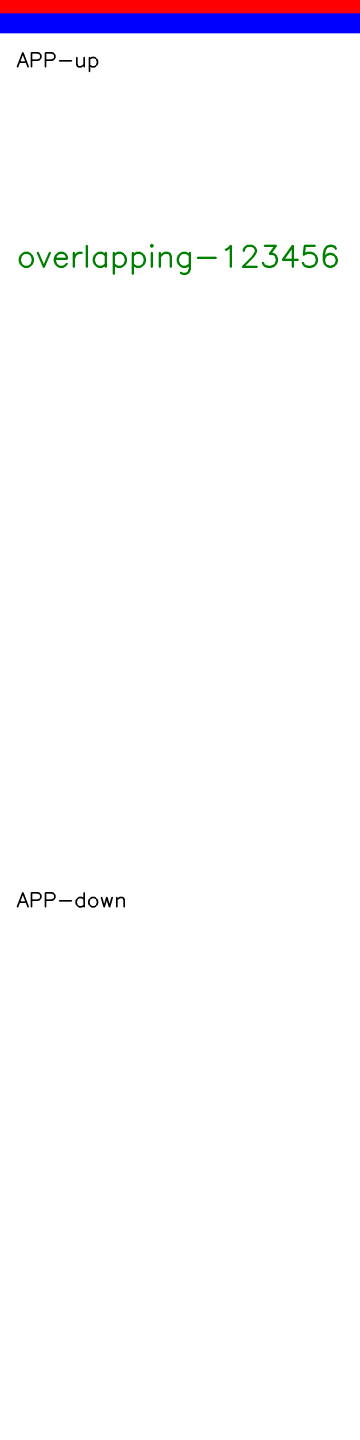
#> input picture ut/merged_img.png, 1080 x 4320 px (shown at 1/3 size)
$ python -i image_contour_processor.py   (imports and definitions only)
#> lines starting #> are read from the running program, lines starting #| are printed output that depends on the picture; after the words box and inside, x2 and y2 are one past the last pixel; in counts of white or black regions, pixels touching at a corner belong together
#> further down, picture is the input picture: shape (4320, 1080, 3); mean B, G, R 251.4, 248.3, 250.2
"""
图像轮廓处理器

该类整合了图像边缘检测、轮廓提取和矩形分组功能。

设计考虑:
1. 边缘检测方法选择:
   - Otsu二值化: 适用于背景与前景对比明显的图像，自动计算阈值
   - Canny边缘检测: 适用于需要检测精细边缘的场景，对噪声更敏感

2. 轮廓检索模式选择:
   - RETR_EXTERNAL: 只检索最外层轮廓，忽略内部孔洞，适用于需要检测独立物体的场景
   - RETR_LIST: 检索所有轮廓，不建立层次关系，适用于需要获取所有轮廓的场景
"""

import cv2
import numpy
import os
import pandas as pd


class ImageContourProcessor:
    """
    图像轮廓处理器

    用于从图像中提取轮廓并进行分组处理。

    示例:
        processor = ImageContourProcessor(image)
        rects = processor.get_rect_by_group(gap=10, max_width=200, max_height=200)
    """

    def __init__(self, img):
        """
        初始化处理器

        Args:
            img: 输入图像 (numpy.ndarray), BGR格式
        """
        self.img = img
        self._mask = None
        self._contour_array = None

    def _to_gray(self, img):
        """将图像转换为灰度图"""
        if len(img.shape) == 2:
            return img
        return cv2.cvtColor(img, cv2.COLOR_BGR2GRAY)
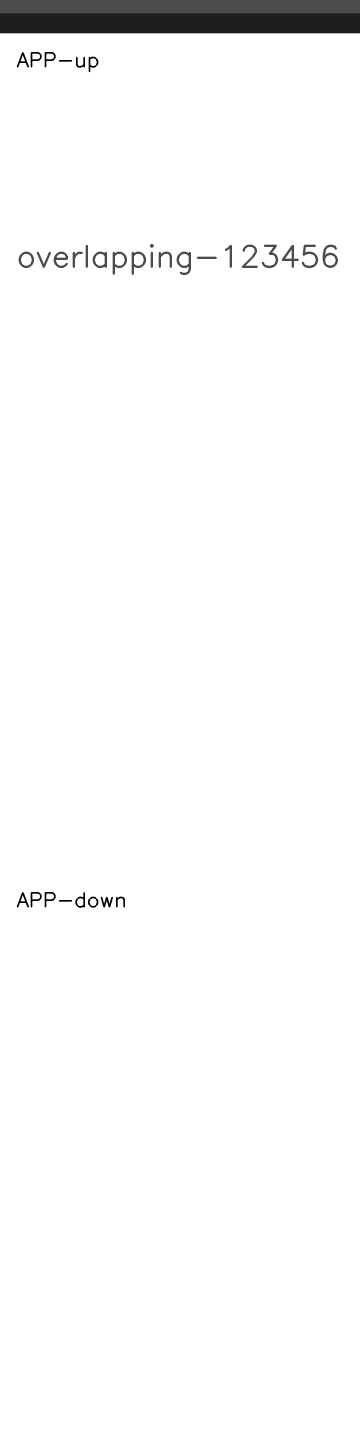
#> returned value: shape (4320, 1080) (shown at 1/3 size); min 0, max 255, mean 249.2

    def _create_mask_by_otsu(self, invert=True):
        """
        使用Otsu自动二值化创建掩码

        优点:
            - 自动计算最佳阈值，无需手动调整
            - 对光照变化有较好的适应性
            - 计算速度快

        适用场景:
            - 前景与背景对比明显的图像
            - 需要快速获取二值化结果

        Args:
            invert: 是否反转二值化结果 (默认True，使前景为白色)

        Returns:
            二值化掩码图像
        """
        gray = self._to_gray(self.img)

        if invert:
            _, binary = cv2.threshold(
                gray, 0, 255, cv2.THRESH_BINARY_INV + cv2.THRESH_OTSU
            )
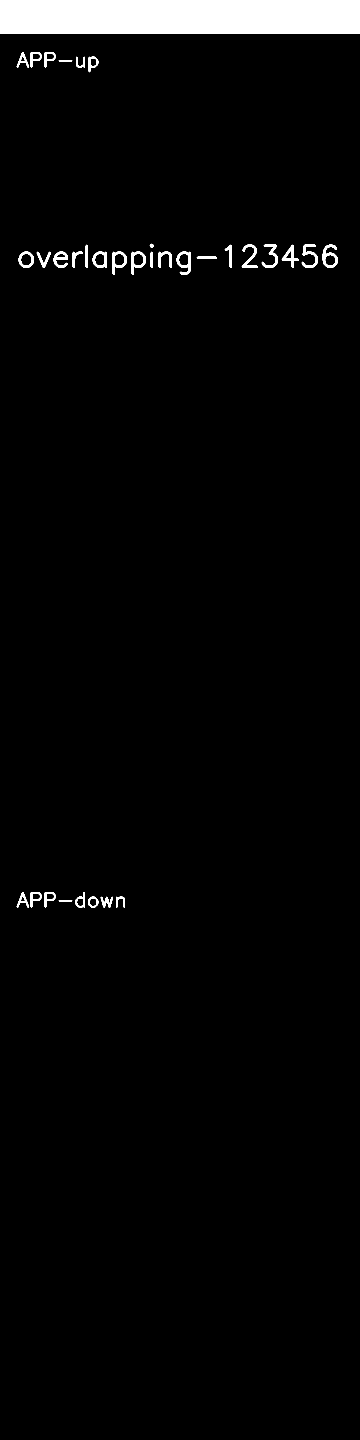
#> binary: shape (4320, 1080) (shown at 1/3 size); 2.8% white; 34 white regions
        else:
            _, binary = cv2.threshold(gray, 0, 255, cv2.THRESH_BINARY + cv2.THRESH_OTSU)

        return binary

    # [28 lines left out: function _create_mask_by_canny, not called in this run]

    def _create_mask(self, method="otsu", **kwargs):
        """
        创建掩码的内部方法

        Args:
            method: 方法选择 ('otsu' 或 'canny')
            **kwargs: 传递给具体方法的参数

        Returns:
            掩码图像
        """
        if method == "otsu":
            return self._create_mask_by_otsu(**kwargs)
        elif method == "canny":
            return self._create_mask_by_canny(**kwargs)
        else:
            raise ValueError(f"Unknown method: {method}. Use 'otsu' or 'canny'")

    def get_contour_array(self, method="otsu", mode="list", **mask_kwargs):
        """
        获取轮廓数组

        自动创建掩码（如果尚未创建），并根据指定方法提取轮廓

        方法选择建议:
            - 'otsu': 适用于大多数场景，自动计算阈值
            - 'canny': 适用于需要精确边缘的场景

        模式选择建议:
            - 'external': 只获取最外层轮廓，适合检测独立物体
            - 'list': 获取所有轮廓，适合需要完整信息的场景

        Args:
            method: 掩码创建方法 ('otsu' 或 'canny')
            mode: 轮廓检索模式 ('external' 或 'list')
            **mask_kwargs: 传递给掩码创建方法的参数

        Returns:
            轮廓数组，每行格式为 [x, y, width, height]
        """
        # 自动创建掩码
        self._mask = self._create_mask(method=method, **mask_kwargs)

        # 根据模式选择检索方式
        if mode == "external":
            retrieval_mode = cv2.RETR_EXTERNAL
        elif mode == "list":
            retrieval_mode = cv2.RETR_LIST
        else:
            raise ValueError(f"Unknown mode: {mode}. Use 'external' or 'list'")

        contours, _ = cv2.findContours(
            self._mask,
            retrieval_mode,
            cv2.CHAIN_APPROX_SIMPLE,
        )
#> contours = 51 contours; largest, box (x1, y1, x2, y2) and area: (0, 0, 1080, 100) 106821, (530, 755, 573, 825) 1992, (968, 734, 1014, 804) 1962, (395, 755, 438, 825) 1865, (338, 755, 381, 825) 1865

        if not contours:
            return numpy.array([])

        result = numpy.stack([cv2.boundingRect(x) for x in contours])
#> result = 51 rows, first 6: [176, 2700, 41, 5], [268, 2694, 23, 25], [230, 2694, 21, 25], [348, 2690, 27, 33], [302, 2690, 37, 33], [264, 2690, 31, 33]
        self._contour_array = result
#> self._contour_array has the same summary as result
        return result

    # [651 lines left out: functions get_filtered_contours, get_otsu_external_contours, get_canny_list_contours, filter_contour_array, get_default_config_by_width_height, get_default_config_by_rect and 17 more, not called in this run]


def get_default_config_by_rect(rect):
    """根据Rect对象获取默认配置"""
    return get_default_config_by_width_height(rect.width, rect.height)


def filter_contour_array_by_rect(a, rect):
    """根据Rect对象过滤轮廓数组"""
    return filter_contour_array(a, **get_default_config_by_rect(rect))


def filter_contour_array_by_wh(a, width, height):
    """根据宽高过滤轮廓数组"""
    return filter_contour_array(a, **get_default_config_by_width_height(width, height))


# [8 lines left out: function compute_group_distance, not called in this run]


def get_bounding_rect(a):
    """获取轮廓数组的包围矩形"""
    return cv2.boundingRect(numpy.concatenate((a[..., :2], a[..., :2] + a[..., 2:])))


# [24 lines left out: function get_rect_by_group, not called in this run]


def get_bounding_array_by_group(a, gap, max_width, max_height):
    """获取分组后的包围矩形数组"""
    return numpy.stack(list(get_rect_by_group(a, gap, max_width, max_height)))


# [42 lines left out: functions get_bounding_dict_list_by_group, img2edges, not called in this run]

>>> import cv2
>>> picture = cv2.imread('ut/merged_img.png')
>>> result = ImageContourProcessor(picture).get_contour_array()

$ run again, on ut/test_down.png
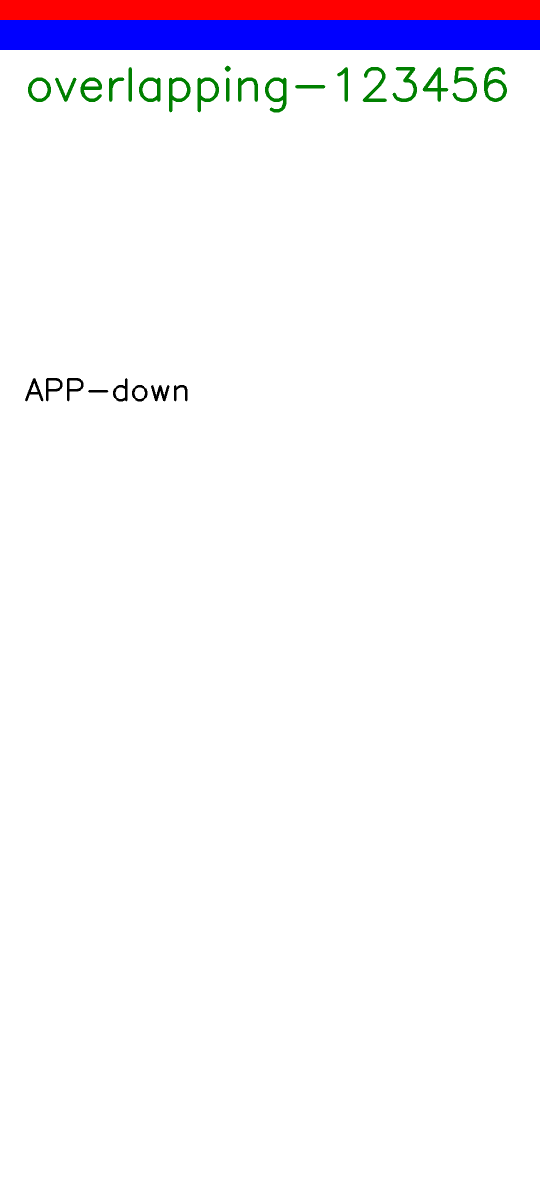
#> input picture ut/test_down.png, 1080 x 2400 px (shown at 1/2 size)
#> picture is the input picture: shape (2400, 1080, 3); mean B, G, R 248.8, 243.2, 246.7
#> in _to_gray, `return cv2.cvtColor(img, cv2.COLOR_BGR2GRAY)`:
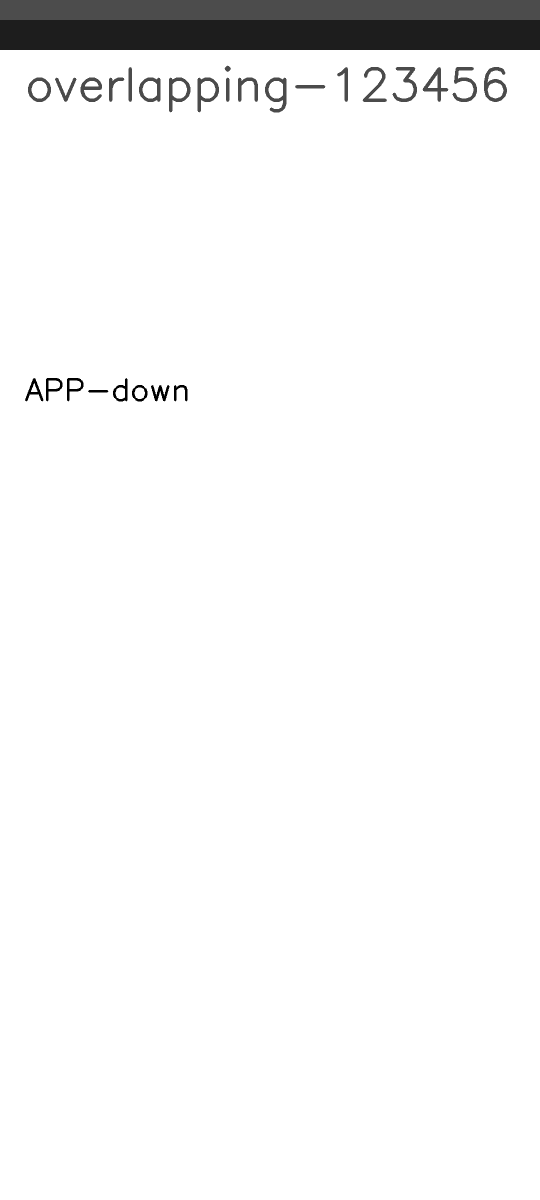
#> returned value: shape (2400, 1080) (shown at 1/2 size); min 0, max 255, mean 244.9
#> in _create_mask_by_otsu, `_, binary = cv2.threshold( gray, 0, 255, cv2.THRESH_BINARY_INV + cv2.T..`:
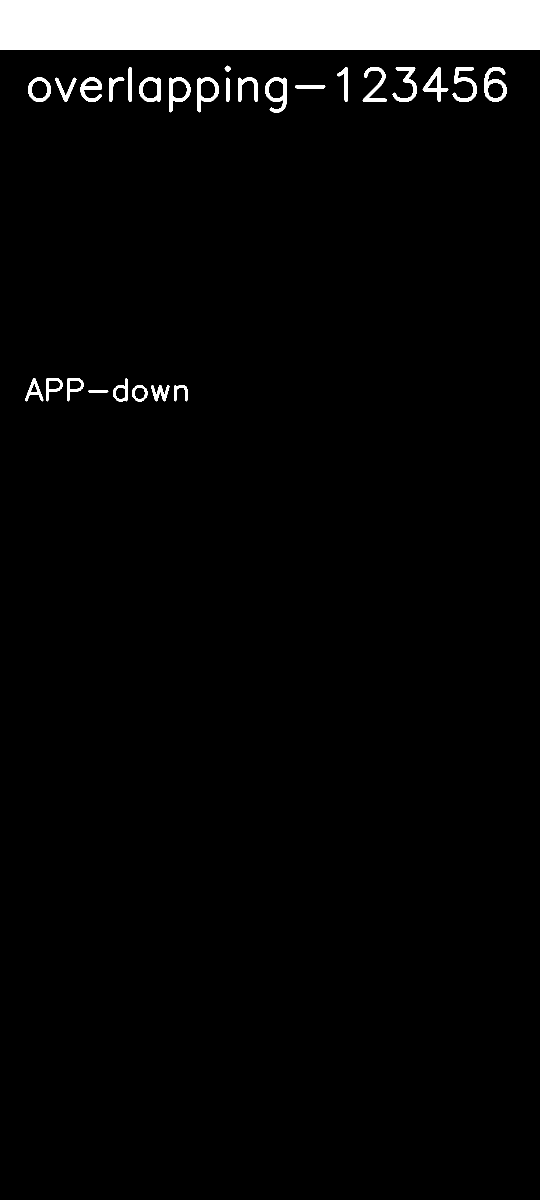
#> binary: shape (2400, 1080) (shown at 1/2 size); 4.9% white; 28 white regions
#> contours = 41 contours; largest, box (x1, y1, x2, y2) and area: (0, 0, 1080, 100) 106821, (530, 155, 573, 225) 1992, (968, 134, 1014, 204) 1962, (395, 155, 438, 225) 1865, (338, 155, 381, 225) 1865
#> in get_contour_array, `result = numpy.stack([cv2.boundingRect(x) for x in contours])`: result = 41 rows, first 6: [176, 780, 41, 5], [268, 774, 23, 25], [230, 774, 21, 25], [348, 770, 27, 33], [302, 770, 37, 33], [264, 770, 31, 33]
#> self._contour_array has the same summary as result

$ run again, on ut/test_up.png
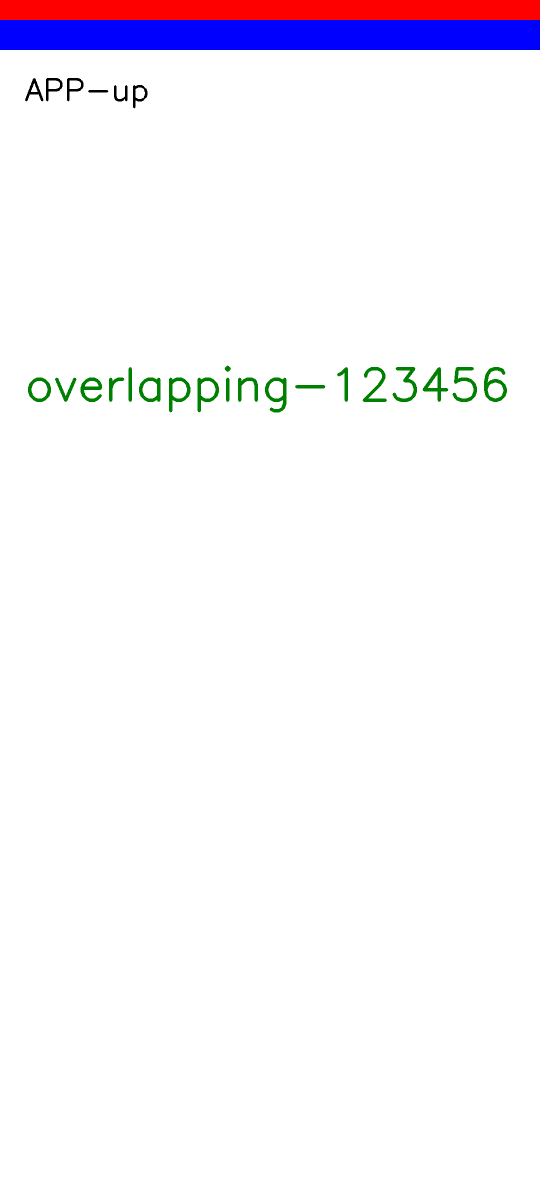
#> input picture ut/test_up.png, 1080 x 2400 px (shown at 1/2 size)
#> picture is the input picture: shape (2400, 1080, 3); mean B, G, R 248.9, 243.3, 246.8
#> in _to_gray, `return cv2.cvtColor(img, cv2.COLOR_BGR2GRAY)`:
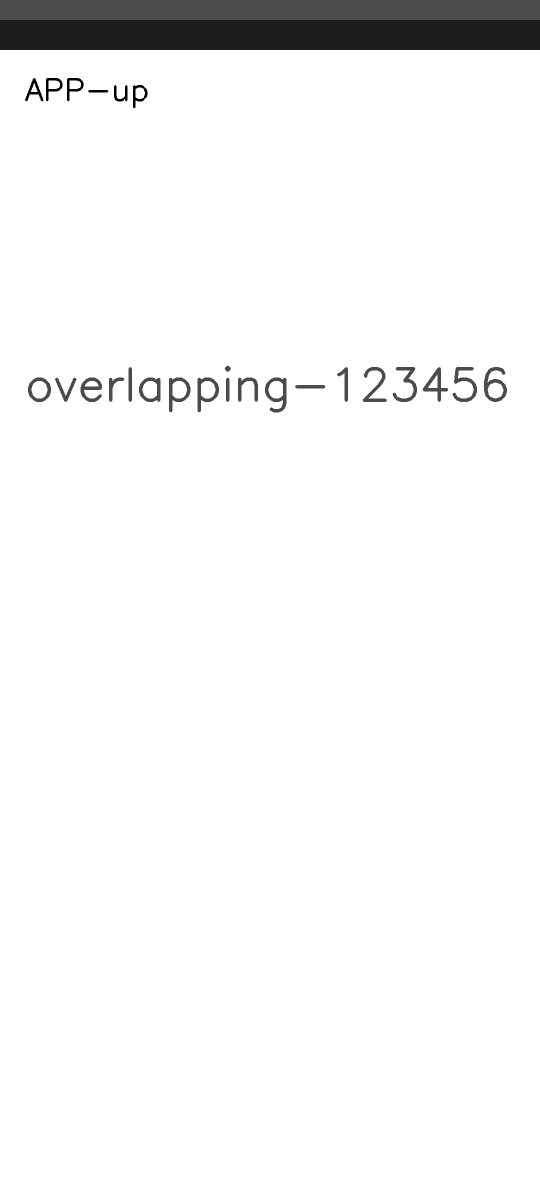
#> returned value: shape (2400, 1080) (shown at 1/2 size); min 0, max 255, mean 245
#> in _create_mask_by_otsu, `_, binary = cv2.threshold( gray, 0, 255, cv2.THRESH_BINARY_INV + cv2.T..`:
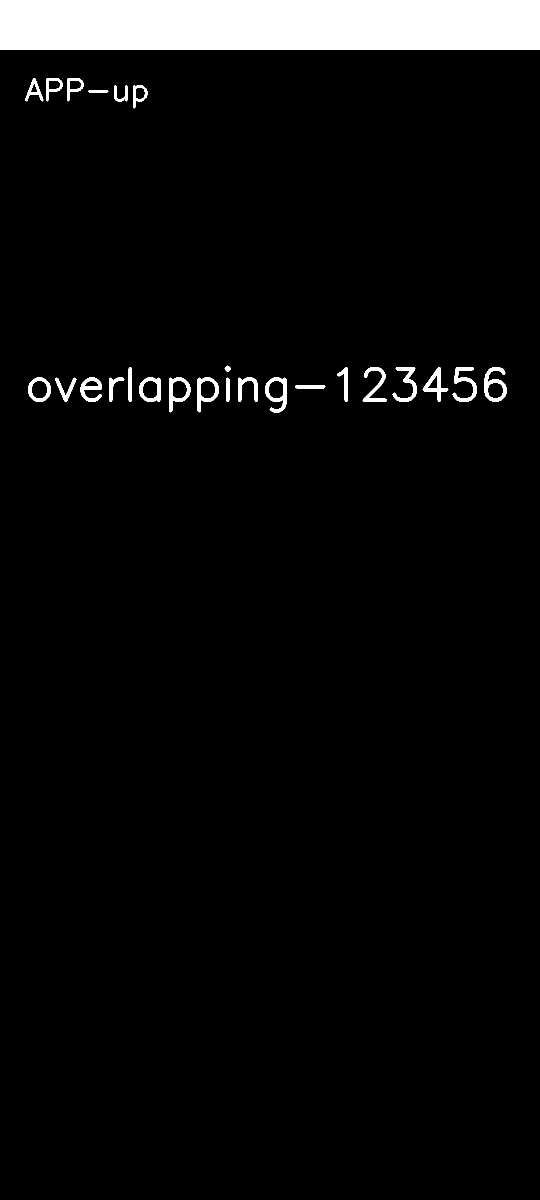
#> binary: shape (2400, 1080) (shown at 1/2 size); 4.9% white; 26 white regions
#> contours = 38 contours; largest, box (x1, y1, x2, y2) and area: (0, 0, 1080, 100) 106821, (530, 755, 573, 825) 1992, (968, 734, 1014, 804) 1962, (395, 755, 438, 825) 1865, (338, 755, 381, 825) 1865
#> in get_contour_array, `result = numpy.stack([cv2.boundingRect(x) for x in contours])`: result = 38 rows, first 6: [590, 770, 61, 7], [974, 764, 34, 34], [536, 761, 31, 37], [401, 761, 31, 37], [344, 761, 31, 37], [284, 761, 31, 37]
#> self._contour_array has the same summary as result
